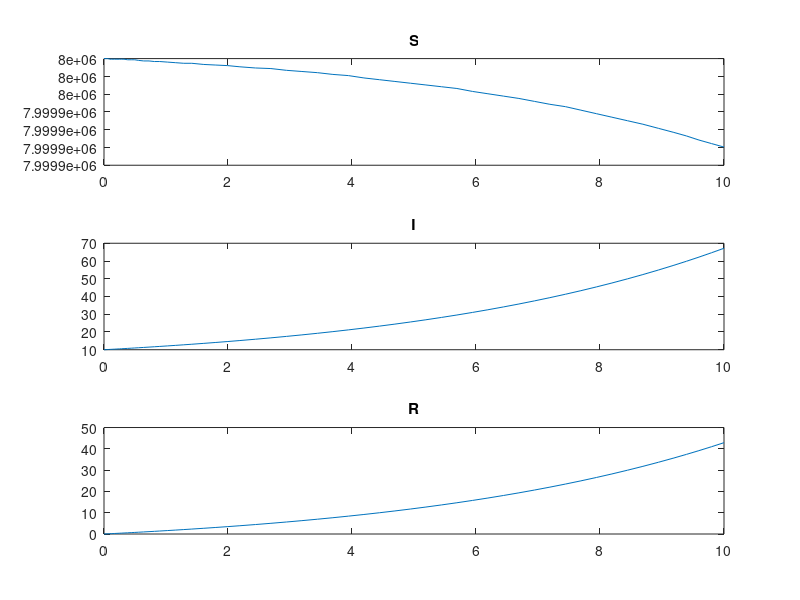

Reproduce this figure in MATLAB.
gamma=1/7;
beta=1/3;
R0=0;
I0=10;
S0=8e6;
dsdt = @(S,I,R) -(beta*I.*S)./(S+I+R);
didt = @(S,I,R) (beta*I.*S)./(S+I+R)-I*gamma;
drdt = @(S,I,R) gamma*I;
dXdt = @(R,S,I) [dsdt(R,S,I); didt(R,S,I); drdt(R,S,I)];
IC = [8000000; 10; 0];
[t, x] = ode45(@(t,X) dXdt(X(1),X(2),X(3)), [0 10], IC);
s_sol = x(:,1);
i_sol = x(:,2);
r_sol = x(:,3);
subplot(3,1,1);
plot(t, s_sol);
title('S');
subplot(3,1,2);
plot(t, i_sol);
title('I');
subplot(3,1,3);
plot(t, r_sol);
title('R');
